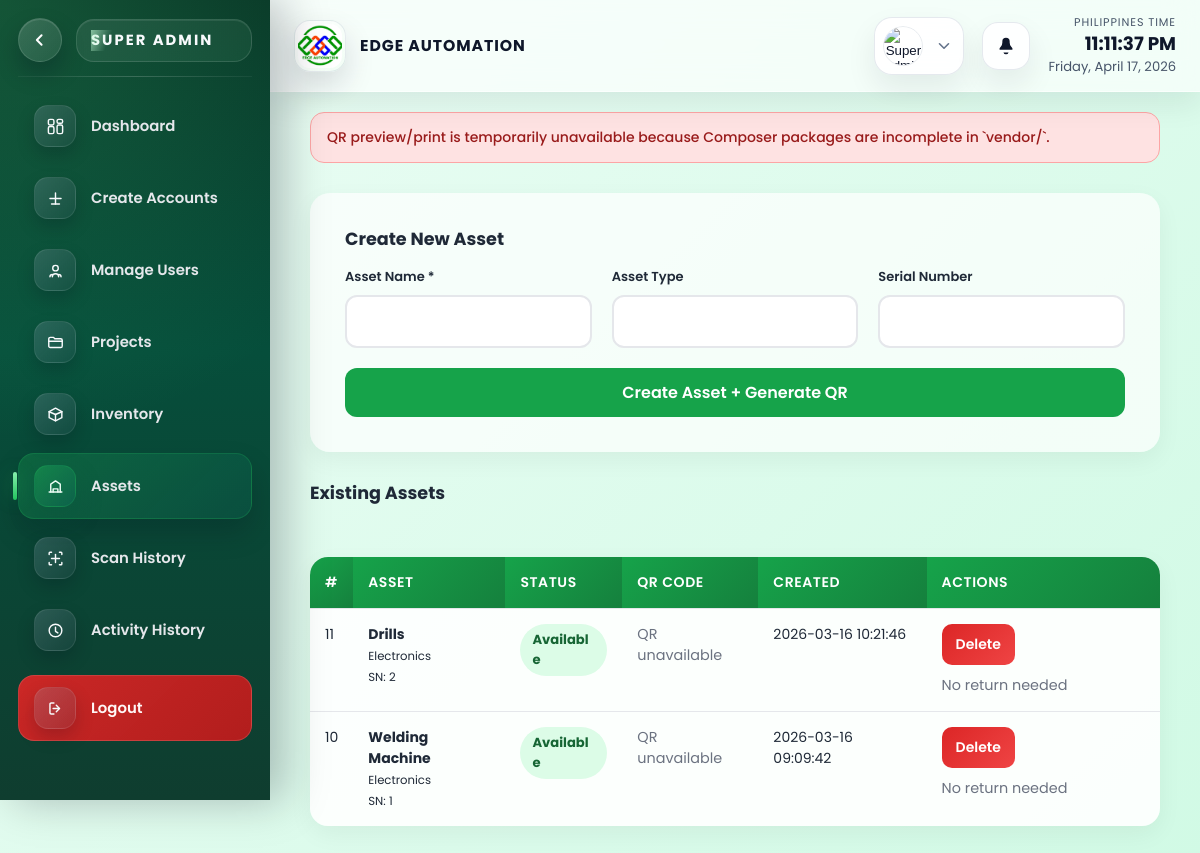
Screenshot of /SUPERADMIN/sidebar/assets.php (signed in) with the database file from the repository.
### tables this page shows
CREATE TABLE `asset_qr_codes` (
  `id` int(11) NOT NULL,
  `asset_id` int(11) NOT NULL,
  `qr_code_value` varchar(512) NOT NULL,
  `created_at` timestamp NOT NULL DEFAULT current_timestamp()
);

CREATE TABLE `assets` (
  `id` int(11) NOT NULL,
  `asset_name` varchar(255) NOT NULL,
  `asset_type` varchar(150) DEFAULT NULL,
  `serial_number` varchar(150) DEFAULT NULL,
  `asset_status` enum('available','maintenance','damaged') DEFAULT 'available',
  `created_at` timestamp NOT NULL DEFAULT current_timestamp(),
  `updated_at` timestamp NOT NULL DEFAULT current_timestamp() ON UPDATE current_timestamp(),
  `quantity` int(11) DEFAULT 0,
  `status` enum('available','maintenance','damaged','lost') DEFAULT 'available'
);

### SUPERADMIN/sidebar/assets.php (the view, shortened to what this page needs)
<?php
require_once __DIR__ . '/../../config/database.php';
$qrLibraryReady = false;
$assets = [];
$assetQuery = 'SELECT a.*, q.qr_code_value
    FROM assets a
    LEFT JOIN asset_qr_codes q ON a.id = q.asset_id';
$assetQuery .= ' ORDER BY a.created_at DESC';
$result = $conn->query($assetQuery);
if ($result) {
    $assets = $result->fetch_all(MYSQLI_ASSOC);
}
?>
<!DOCTYPE html>
<html lang="en">
<head>
    <link rel="stylesheet" href="../css/super_admin_dashboard.css">
    <link rel="stylesheet" href="../css/assets.css">
</head>
<body>
<div class="container">
    <?php include __DIR__ . '/../super_admin_sidebar.php'; ?>
    <main class="main-content assets-content">
        <?php if (!$qrLibraryReady): ?><div class="alert alert-error">QR preview/print is temporarily unavailable because Composer packages are incomplete in `vendor/`.</div><?php endif; ?>
        <section class="form-section">
            <h2 class="dashboard-section-title">Create New Asset</h2>
            <form method="POST" class="asset-form">
                <div class="form-row">
                    <div class="form-group">
                        <label for="asset_name">Asset Name *</label>
                        <input type="text" id="asset_name" name="asset_name" required>
                    </div>
                    <div class="form-group">
                        <label for="asset_type">Asset Type</label>
                        <input type="text" id="asset_type" name="asset_type">
                    </div>
                    <div class="form-group">
                        <label for="serial_number">Serial Number</label>
                        <input type="text" id="serial_number" name="serial_number">
                    </div>
                </div>
                <button type="submit" class="btn-primary">Create Asset + Generate QR</button>
            </form>
        </section>
        <section class="asset-listing-section">
            <div class="asset-section-header">
                <h2 class="dashboard-section-title">Existing Assets</h2>
            </div>
            <div class="table-wrapper">
                <table class="responsive-table mobile-card-table assets-table">
                    <thead>
                        <tr>
                            <th>#</th>
                            <th>Asset</th>
                            <th>Status</th>
                            <th>QR Code</th>
                            <th>Created</th>
                            <th>Actions</th>
                        </tr>
                    </thead>
                    <tbody>
                        <?php if (count($assets) === 0): ?>
                            <tr>
                                <td colspan="6" class="table-empty-cell">No assets yet.</td>
                            </tr>
                        <?php else: ?>
                            <?php foreach ($assets as $asset): ?>
                                <tr>
                                    <td data-label="ID"><?php echo htmlspecialchars($asset['id']); ?></td>
                                    <td data-label="Asset">
                                        <strong><?php echo htmlspecialchars($asset['asset_name']); ?></strong><br>
                                        <small><?php echo htmlspecialchars($asset['asset_type']); ?></small><br>
                                        <small>SN: <?php echo htmlspecialchars($asset['serial_number']); ?></small>
                                    </td>
                                    <td data-label="Status">
                                        <span class="asset-status asset-status--<?php echo htmlspecialchars($asset['asset_status']); ?>">
                                            <?php echo htmlspecialchars($asset['asset_status']); ?>
                                        </span>
                                    </td>
                                    <td data-label="QR Code">
                                        <div class="asset-qr-actions">
                                            <?php if (!empty($asset['qr_code_value'])): ?>
                                                <?php if ($qrLibraryReady): ?>
                                                    <?php
                                                    $qrValue = $asset['qr_code_value'] ?: 'asset_id=' . $asset['id'];
                                                    $qrDataUri = generateQRDataUri($qrValue);
                                                    ?>
                                                    <button type="button" onclick="showQR('<?php echo $qrDataUri; ?>')" class="btn-secondary">Preview</button>
                                                    <a href="/codesamplecaps/SUPERADMIN/print_qr_codes.php?asset_id=<?php echo $asset['id']; ?>" target="_blank" rel="noreferrer noopener" class="asset-link-btn">Print</a>
                                                <?php else: ?>
                                                    <span class="asset-inline-note">QR unavailable</span>
                                                <?php endif; ?>
                                            <?php else: ?>
                                                <span class="asset-inline-note">No QR</span>
                                            <?php endif; ?>
                                        </div>
                                    </td>
                                    <td data-label="Created"><?php echo htmlspecialchars($asset['created_at']); ?></td>
                                    <td data-label="Actions">
                                        <div class="asset-row-actions">
                                            <form method="POST" class="asset-inline-form" onsubmit="return confirm('Delete this asset?');">
                                                <button type="submit" class="btn-danger">Delete</button>
                                            </form>
                                            <?php if ($asset['asset_status'] === 'in_use'): ?>
                                                <form method="POST" class="asset-inline-form">
                                                    <input type="hidden" name="action" value="return_asset">
                                                    <input type="hidden" name="asset_id" value="<?php echo $asset['id']; ?>">
                                                    <button type="submit" class="btn-secondary">Return</button>
                                                </form>
                                            <?php else: ?>
                                                <span class="asset-inline-note">No return needed</span>
                                            <?php endif; ?>
                                        </div>
                                    </td>
                                </tr>
                            <?php endforeach; ?>
                        <?php endif; ?>
                    </tbody>
                </table>
            </div>
        </section>
    </main>
</div>
</body>
</html>

### SUPERADMIN/css/assets.css (style rules this page uses)
.assets-content { background: transparent; }
.assets-content .form-section { margin-bottom: 24px; }
.assets-content .dashboard-section-title { margin: 0 0 16px; }
.asset-form { display: grid; gap: 20px; }
.assets-content .form-row { display: flex; gap: 20px; flex-wrap: wrap; }
.assets-content .form-group { flex: 1; min-width: 200px; }
.assets-content .form-group label { display: block; margin-bottom: 8px; color: var(--text-dark); font-weight: 600; }
.assets-content .form-group input { width: 100%; padding: 12px 15px; border: 2px solid #e5e7eb; border-radius: 12px; background: #ffffff; font: inherit; transition: 0.2s ease; }
.assets-content .btn-primary { display: inline-flex; align-items: center; justify-content: center; min-height: 46px; }
.assets-content .btn-secondary, .asset-link-btn, .btn-danger { display: inline-flex; align-items: center; justify-content: center; min-height: 40px; padding: 10px 14px; border: none; border-radius: 10px; font: inherit; font-weight: 600; text-decoration: none; cursor: pointer; }
.btn-danger { background: linear-gradient(135deg, #dc2626, #ef4444); color: #ffffff; }
.asset-listing-section { display: grid; gap: 16px; margin-top: 30px; }
.asset-section-header { display: flex; align-items: center; justify-content: space-between; gap: 16px; }
.assets-content .table-wrapper { background: rgba(255, 255, 255, 0.92); border-radius: 18px; overflow: auto; box-shadow: var(--shadow-soft); }
.assets-content .responsive-table { width: 100%; border-collapse: collapse; }
.assets-content .responsive-table th, .assets-content .responsive-table td { padding: 15px; text-align: left; border-bottom: 1px solid #e5e7eb; vertical-align: top; }
.assets-content .responsive-table th { background: linear-gradient(135deg, var(--primary), var(--primary-dark)); color: #ffffff; font-weight: 600; text-transform: uppercase; letter-spacing: 0.04em; }
.assets-content .responsive-table tbody tr:last-child td { border-bottom: none; }
.asset-status { display: inline-flex; align-items: center; justify-content: center; padding: 6px 12px; border-radius: 999px; font-size: 0.82rem; font-weight: 700; text-transform: capitalize; }
.asset-status--available { background: #dcfce7; color: #166534; }
.asset-qr-actions, .asset-row-actions { display: flex; flex-wrap: wrap; gap: 10px; align-items: center; }
.asset-inline-form { margin: 0; }
.asset-inline-note { color: var(--text-light); font-size: 0.9rem; }

### rows the page displays
asset_qr_codes: asset "11", asset.asset_name "Drills", asset.asset_type "Electronics", asset.serial_number "2", asset.asset_status "Available", qr_code_value "QR unavailable", asset.created_at "2026-03-16 10:21:46"
asset_qr_codes: asset "10", asset.asset_name "Welding Machine", asset.asset_type "Electronics", asset.serial_number "1", asset.asset_status "Available", qr_code_value "QR unavailable", asset.created_at "2026-03-16 09:09:42"
